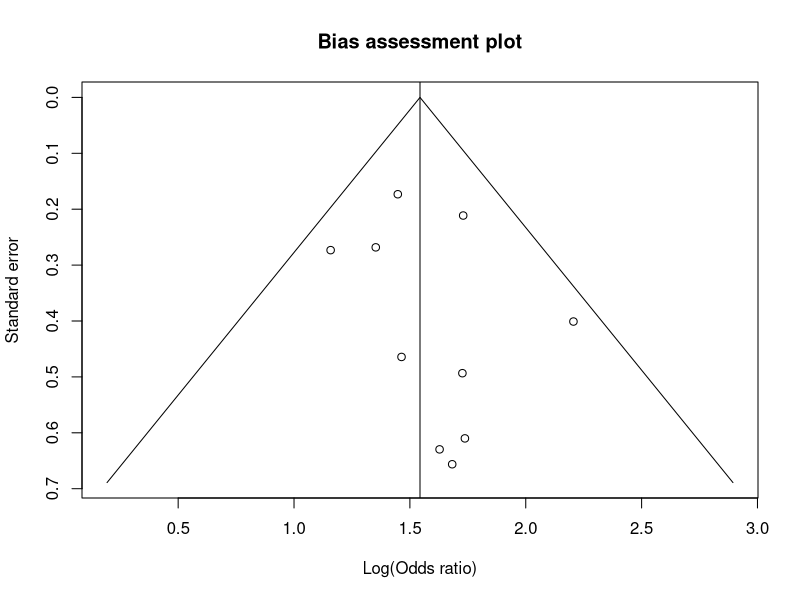
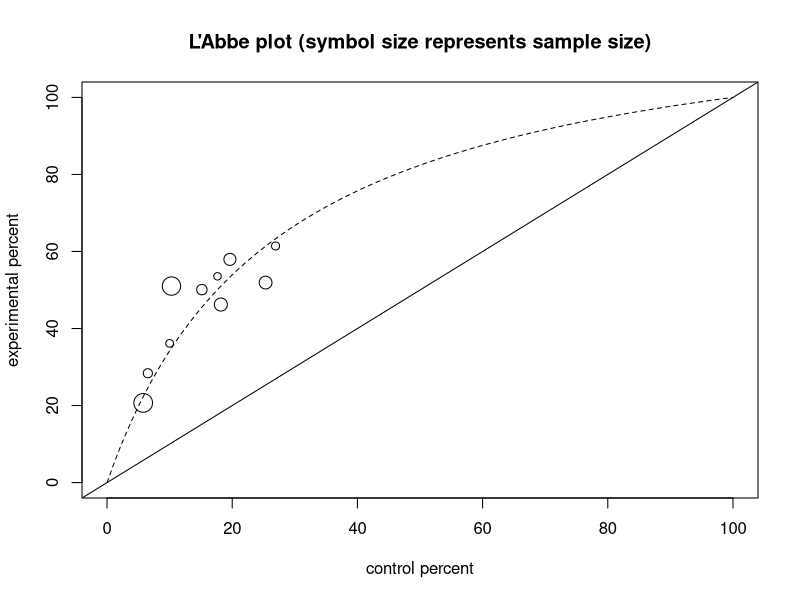
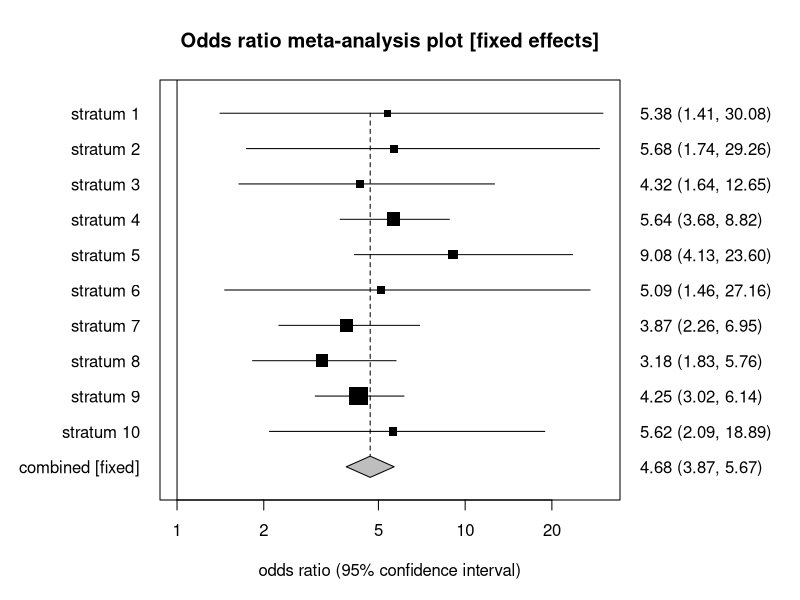
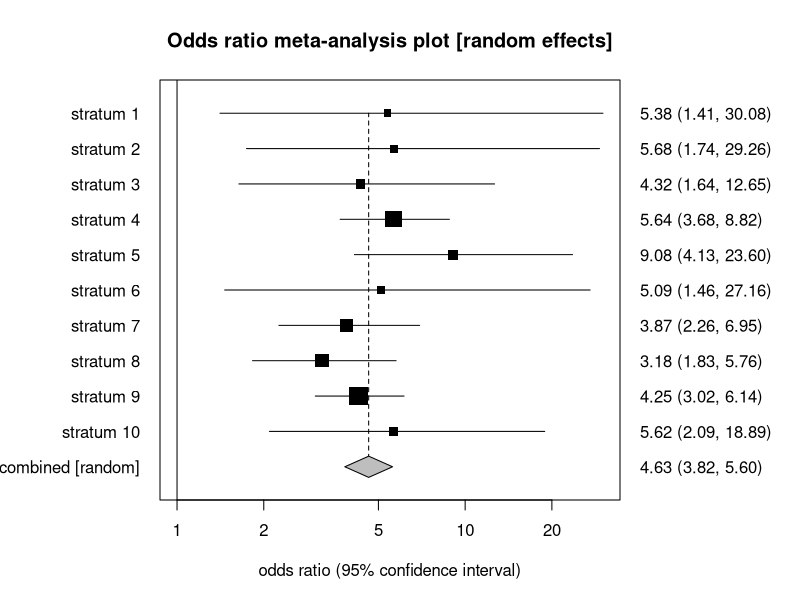

Write R code to recreate these figures, in order.
# Odds ratio meta-analysis (Mantel-Haenszel and exact): the StatsDirect help example
# (Armitage and Berry 1994, smoking among lung cancer patients and controls in ten
# case-control studies; the test workbook's Meta-analysis worksheet columns Smokers
# total, Smokers cancer, Control total and Control cancer) in R
smokers <- c(155, 317, 210, 711, 2646, 166, 993, 961, 2180, 519)
smokers_cancer <- c(83, 90, 129, 412, 1350, 60, 459, 499, 451, 260)
nonsmokers <- c(17, 46, 26, 163, 68, 30, 99, 75, 675, 33)
nonsmokers_cancer <- c(3, 3, 7, 32, 7, 3, 18, 19, 39, 5)
k <- length(smokers)

# Each study's fourfold table: a and b are the smokers and non-smokers with lung
# cancer, c and d the smokers and non-smokers among the controls (the workbook's
# "Control" columns are the non-smokers), so the odds ratio a d / (b c) is the odds
# of smoking among the patients relative to the controls
a <- smokers_cancer
b <- nonsmokers_cancer
c <- smokers - a
d <- nonsmokers - b
n <- a + b + c + d
tables <- array(rbind(a, b, c, d), dim = c(2, 2, k),
                dimnames = list(smoking = c("smoker", "non-smoker"),
                                group = c("lung cancer", "control"), study = 1:k))

# R's standard test: the Mantel-Haenszel estimate of the common odds ratio with a
# confidence interval that equals the report's Robins, Breslow and Greenland
# interval, and the Mantel-Haenszel chi-square with the continuity correction
# (correct = TRUE is the default)
r <- mantelhaen.test(tables)
print(r)

# The exact conditional test gives the conditional maximum likelihood estimate and
# the exact (Fisher) interval; R finds them numerically and they agree with the
# report to four significant figures. The code below finds them to a tighter
# tolerance, together with the mid-P interval and P values that R does not print
e <- mantelhaen.test(tables, exact = TRUE)
print(e)

# The report's lines to 6 places
six <- function(x) formatC(x, digits = 6, format = "f", drop0trailing = TRUE)
pv <- function(p) {
  if (p < 0.0001) "P < 0.0001" else
    paste("P =", formatC(p, digits = 4, format = "f", drop0trailing = TRUE))
}
z <- qnorm(0.975)

# The exact methods condition on every table's margins: given them, the total of
# the a cells has a distribution proportional to a product of hypergeometric terms
# times psi^a, where psi is the common odds ratio. The function returns the log of
# each term at psi = 1 over the support of the total (the terms are convolved on the
# natural scale, each table's rescaled to a maximum of 1 to keep within range)
conditional <- function(a, b, c, d) {
  exposed <- a + c
  unexposed <- b + d
  cases <- a + b
  coef <- 1
  start <- 0
  for (i in seq_along(a)) {
    x <- max(0, cases[i] - unexposed[i]):min(exposed[i], cases[i])
    p <- dhyper(x, exposed[i], unexposed[i], cases[i])
    p <- p / max(p)
    new <- numeric(length(coef) + length(p) - 1)
    for (j in seq_along(p)) {
      at <- j:(j + length(coef) - 1)
      new[at] <- new[at] + coef * p[j]
    }
    coef <- new / max(new)
    start <- start + x[1]
  }
  list(support = start + seq_along(coef) - 1, logc = log(coef))
}
# The probability of the part of the support that 'which' selects, at odds ratio psi
cond_p <- function(dist, psi, which) {
  lw <- dist$logc + dist$support * log(psi)
  w <- exp(lw - max(lw))
  sum(w[which]) / sum(w)
}
# Solve for psi on the log scale: the conditional mean equal to the observed total
# (the conditional maximum likelihood estimate), or a tail probability equal to
# alpha / 2 (an exact limit); 'half' counts half of the observed total's probability
# for the mid-P limits
cond_solve <- function(dist, target, s, side = "mean", half = FALSE) {
  f <- function(t) {
    if (side == "mean") {
      lw <- dist$logc + dist$support * t
      w <- exp(lw - max(lw))
      return(sum(dist$support * w) / sum(w) - s)
    }
    p <- if (side == "upper") cond_p(dist, exp(t), dist$support > s) else
      cond_p(dist, exp(t), dist$support < s)
    if (half) p + 0.5 * cond_p(dist, exp(t), dist$support == s) - target else
      p + cond_p(dist, exp(t), dist$support == s) - target
  }
  exp(uniroot(f, c(-30, 30), tol = 1e-10)$root)
}
exact_limits <- function(dist, s, level = 0.95, half = FALSE) {
  alpha <- (1 - level) / 2
  if (s == min(dist$support)) lower <- 0 else
    lower <- cond_solve(dist, alpha, s, "upper", half)
  if (s == max(dist$support)) upper <- Inf else
    upper <- cond_solve(dist, alpha, s, "lower", half)
  c(lower, upper)
}

# Each study's odds ratio with its exact (conditional maximum likelihood) limits,
# as fisher.test would give them, but to a tight tolerance. The report gives the odds
# ratio of a table with an empty cell after a continuity correction, and the exact
# limits of the table as it is; no table has an empty cell here
or <- a * d / (b * c)
lci <- numeric(k)
uci <- numeric(k)
for (i in 1:k) {
  lim <- exact_limits(conditional(a[i], b[i], c[i], d[i]), a[i])
  lci[i] <- lim[1]
  uci[i] <- lim[2]
}
cat("Stratum, odds ratio, 95% CI (CML)\n")
for (i in 1:k) {
  cat(i, six(or[i]), six(lci[i]), six(uci[i]), "\n")
}

# Mantel-Haenszel: the pooled odds ratio is sum(a d / n) / sum(b c / n), the
# fixed effects weights are b c / n, and the Robins-Breslow-Greenland variance of
# its log gives the interval, as mantelhaen.test printed
R <- a * d / n
S <- b * c / n
P <- (a + d) / n
Q <- (b + c) / n
or_mh <- sum(R) / sum(S)
v_rbg <- sum(P * R) / (2 * sum(R)^2) + sum(Q * R + P * S) / (2 * sum(R) * sum(S)) +
  sum(Q * S) / (2 * sum(S)^2)
wt_fixed <- 100 * S / sum(S)

# Heterogeneity: Breslow-Day compares each a cell with its expectation under the
# pooled odds ratio (the root of a quadratic), and Cochran's Q is the weighted sum
# of squared deviations of the log odds ratios from the log of the pooled odds
# ratio, weighted by the inverse of each study's logit (Woolf) variance
cases <- a + b
controls <- c + d
exposed <- a + c
unexposed <- b + d
qa <- 1 - or_mh
qb <- unexposed - cases + (exposed + cases) * or_mh
qc <- -cases * exposed * or_mh
ea <- (-qb + sqrt(qb^2 - 4 * qa * qc)) / (2 * qa)
v_ea <- 1 / (1 / ea + 1 / (cases - ea) + 1 / (exposed - ea) +
               1 / (controls - exposed + ea))
bd <- sum((a - ea)^2 / v_ea)
yi <- log(or)
v_woolf <- 1 / a + 1 / b + 1 / c + 1 / d
w <- 1 / v_woolf
q <- sum(w * (yi - log(or_mh))^2)

# DerSimonian-Laird: the moment estimate of the between studies variance (not less
# than zero), the random effects weights and the pooled odds ratio
tau2 <- max(0, (q - (k - 1)) * sum(w) / (sum(w)^2 - sum(w^2)))
w_re <- 1 / (tau2 + v_woolf)
wt_random <- 100 * w_re / sum(w_re)
or_re <- exp(sum(w_re * yi) / sum(w_re))
x2_re <- sum(w_re * yi)^2 / sum(w_re)

# The report's second table: the standardised effect is the log odds ratio, with
# its logit (Woolf) variance, and the weights are percentages
vi <- v_woolf
cat("Stratum, standardized effect, variance, % weights (fixed, random)\n")
for (i in 1:k) {
  cat(i, six(yi[i]), six(vi[i]), six(wt_fixed[i]), six(wt_random[i]), "\n")
}

mh_ci <- exp(log(or_mh) + c(-1, 1) * z * sqrt(v_rbg))
cat("Fixed effects (Mantel-Haenszel, Robins-Breslow-Greenland)\n")
cat("Pooled odds ratio = ", six(or_mh), " (95% CI = ", six(mh_ci[1]), " to ",
    six(mh_ci[2]), ")\n", sep = "")
x2 <- as.numeric(r$statistic)
cat("Chi2 (test odds ratio differs from 1) =", six(x2), " ", pv(r$p.value), "\n")

# The pooled exact analysis: the conditional maximum likelihood estimate, the exact
# Fisher and mid-P limits, and the P values at odds ratio 1 (the Fisher two sided P
# sums the probabilities of totals no more probable than the one observed)
all <- conditional(a, b, c, d)
s <- sum(a)
cml <- cond_solve(all, 0, s)
fisher <- exact_limits(all, s)
midp <- exact_limits(all, s, half = TRUE)
p_upper <- cond_p(all, 1, all$support >= s)
p_lower <- cond_p(all, 1, all$support <= s)
p_at_s <- cond_p(all, 1, all$support == s)
w1 <- exp(all$logc - max(all$logc))
p2_fisher <- sum(w1[w1 <= w1[all$support == s]]) / sum(w1)
p1_mid <- min(p_upper - p_at_s / 2, 1 - (p_upper - p_at_s / 2))
cat("Fixed effects (conditional maximum likelihood)\n")
cat("Pooled odds ratio =", six(cml), "\n")
cat("Exact Fisher 95% CI =", six(fisher[1]), "to", six(fisher[2]), "\n")
cat("Exact Fisher one sided ", pv(min(p_upper, p_lower)), ", two sided ",
    pv(p2_fisher), "\n", sep = "")
cat("Exact mid-P 95% CI =", six(midp[1]), "to", six(midp[2]), "\n")
cat("Exact mid-P one sided ", pv(p1_mid), ", two sided ", pv(min(1, 2 * p1_mid)),
    "\n", sep = "")

# I-squared is 100 (Q - df) / Q, not below zero. Its interval is the non-central
# chi-square method of Hedges and Pigott (2001) that the report uses: Q is treated
# as a non-central chi-square variable on df degrees of freedom, and each limit is
# the non-centrality parameter at which the observed Q sits at the 97.5th (lower
# limit) or the 2.5th (upper limit) percentile, found with uniroot and pchisq; a
# limit is 0 when the central distribution already puts Q below that percentile.
# A non-centrality lambda gives I-squared = lambda / (df + lambda)
df <- k - 1
isq <- max(0, 100 * (q - df) / q)
ncp_limit <- function(p) {
  if (pchisq(q, df) <= p) return(0)
  # the bracket Q + 1000 is ample: the distribution function there is near 0
  uniroot(function(l) pchisq(q, df, ncp = l) - p, c(0, q + 1000), tol = 1e-10)$root
}
lambda <- c(ncp_limit(0.975), ncp_limit(0.025))
i2_ci <- 100 * lambda / (df + lambda)
one <- function(x) formatC(x, digits = 1, format = "f", drop0trailing = TRUE)
cat("Non-combinability of studies\n")
cat("Breslow-Day = ", six(bd), "  (df = ", df, ")  ",
    pv(pchisq(bd, df, lower.tail = FALSE)), "\n", sep = "")
cat("Cochran Q = ", six(q), "  (df = ", df, ")  ",
    pv(pchisq(q, df, lower.tail = FALSE)), "\n", sep = "")
cat("Moment-based estimate of between studies variance =", six(tau2), "\n")
cat("I2 (inconsistency) = ", one(isq), "% (95% CI = ", one(i2_ci[1]), "% to ",
    one(i2_ci[2]), "%)\n", sep = "")

re_ci <- exp(log(or_re) + c(-1, 1) * z / sqrt(sum(w_re)))
cat("Random effects (DerSimonian-Laird)\n")
cat("Pooled odds ratio = ", six(or_re), " (95% CI = ", six(re_ci[1]), " to ",
    six(re_ci[2]), ")\n", sep = "")
cat("Chi2 (test odds ratio differs from 1) =", six(x2_re), " (df = 1) ",
    pv(pchisq(x2_re, 1, lower.tail = FALSE)), "\n")

# Bias indicators, from the log odds ratios and their logit standard errors.
# Begg-Mazumdar: Kendall's tau between the deviations of the log odds ratios from
# their weighted mean, standardised, and the variances; cor.test gives the exact
# two sided P because there are fewer than 50 studies and no ties. With tied
# variances the report uses tau-b and a continuity-corrected normal approximation,
# cor.test(..., exact = FALSE, continuity = TRUE). The report adds "(low power)"
# with fewer than eleven studies: the rank correlation test then has little power
se <- sqrt(v_woolf)
dev <- (yi - sum(w * yi) / sum(w)) / sqrt(v_woolf - 1 / sum(w))
begg <- cor.test(dev, v_woolf, method = "kendall")
cat("Bias indicators\n")
cat("Begg-Mazumdar: Kendall's tau =", six(begg$estimate), " ", pv(begg$p.value),
    "(low power)\n")
# Egger: the standardised effect regressed on precision, the intercept being the
# bias; the limits are at 90% (twice the usual alpha) because the test has low power
egger <- lm(I(yi / se) ~ I(1 / se))
ci <- confint(egger, level = 0.9)
cat("Egger: bias = ", six(coef(egger)[1]), " (90% CI = ", six(ci[1, 1]),
    " to ", six(ci[1, 2]), ")  ", pv(summary(egger)$coefficients[1, 4]), "\n", sep = "")
# Harbord-Egger: the same regression of each study's efficient score (a minus its
# expectation) divided by the root of its hypergeometric variance, on that root
score <- a - cases * exposed / n
v_score <- cases * controls * exposed * unexposed / (n^2 * (n - 1))
harbord <- lm(I(score / sqrt(v_score)) ~ sqrt(v_score))
ci <- confint(harbord, level = 0.9)
cat("Harbord-Egger: bias = ", six(coef(harbord)[1]), " (90% CI = ",
    six(ci[1, 1]), " to ", six(ci[1, 2]), ")  ",
    pv(summary(harbord)$coefficients[1, 4]), "\n", sep = "")

# The report's charts. First the bias assessment (funnel) plot: each log odds ratio
# against its logit standard error, the axis reversed so that the 95% cone about the
# pooled Mantel-Haenszel log odds ratio opens downwards
se_top <- max(se) * 1.05
plot(yi, se, ylim = c(se_top, 0), xlab = "Log(Odds ratio)", ylab = "Standard error",
     main = "Bias assessment plot",
     xlim = range(yi, log(or_mh) + c(-1, 1) * z * se_top))
abline(v = log(or_mh))
lines(log(or_mh) + c(-1, 0, 1) * z * se_top, c(se_top, 0, se_top))

# The L'Abbe plot: the percentage of each study's smokers who were lung cancer
# patients against the same percentage of its non-smokers, the symbol size growing
# with the study size, with the line of equality. The report adds a dashed line from
# the origin with the slope of the pooled odds ratio, which is the line of a risk
# ratio; the curve of the studies that share the pooled odds ratio is drawn here
p0 <- 100 * b / (b + d)
p1 <- 100 * a / (a + c)
plot(p0, p1, xlim = c(0, 100), ylim = c(0, 100), cex = 0.5 + 2 * sqrt(n / max(n)),
     xlab = "control percent", ylab = "experimental percent",
     main = "L'Abbe plot (symbol size represents sample size)")
abline(0, 1)
x0 <- seq(0, 1, 0.01)
lines(100 * x0, 100 * or_mh * x0 / (1 + (or_mh - 1) * x0), lty = 2)

# The two forest plots: each study's odds ratio (the symbol area proportional to
# its weight) with its exact interval on a log scale, the line of no effect at 1,
# and the pooled estimate as a diamond at the foot with a dashed line up from it
forest <- function(pooled, lower, upper, weights, main, label) {
  y <- (k + 1):2
  two <- function(x) formatC(x, digits = 2, format = "f")
  par(mar = c(5, 8, 4, 9))
  plot(NA, xlim = range(1, lci, uci, lower, upper), ylim = c(0.5, k + 1.5),
       log = "x", yaxt = "n", xlab = "odds ratio (95% confidence interval)",
       ylab = "", main = main)
  abline(v = 1)
  segments(pooled, 1, pooled, k + 1, lty = 2)
  segments(lci, y, uci, y)
  points(or, y, pch = 15, cex = 0.5 + 2 * sqrt(weights / max(weights)))
  polygon(c(lower, pooled, upper, pooled), c(1, 1.3, 1, 0.7), col = "grey")
  axis(2, at = c(y, 1), labels = c(paste("stratum", 1:k), label), las = 1,
       tick = FALSE)
  axis(4, at = c(y, 1), tick = FALSE, las = 1,
       labels = paste0(two(c(or, pooled)), " (", two(c(lci, lower)), ", ",
                       two(c(uci, upper)), ")"))
}
forest(or_mh, mh_ci[1], mh_ci[2], wt_fixed,
       "Odds ratio meta-analysis plot [fixed effects]", "combined [fixed]")
forest(or_re, re_ci[1], re_ci[2], wt_random,
       "Odds ratio meta-analysis plot [random effects]", "combined [random]")
par(mar = c(5, 4, 4, 2) + 0.1)
